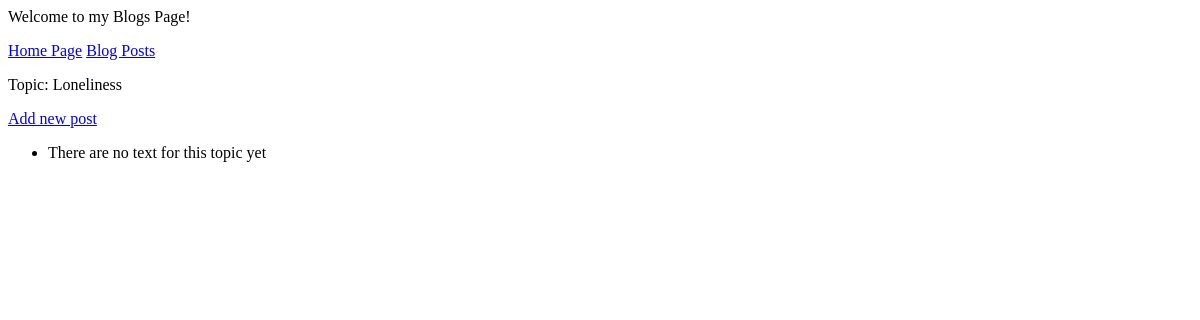
Before: /topics/2/ with the older database file.
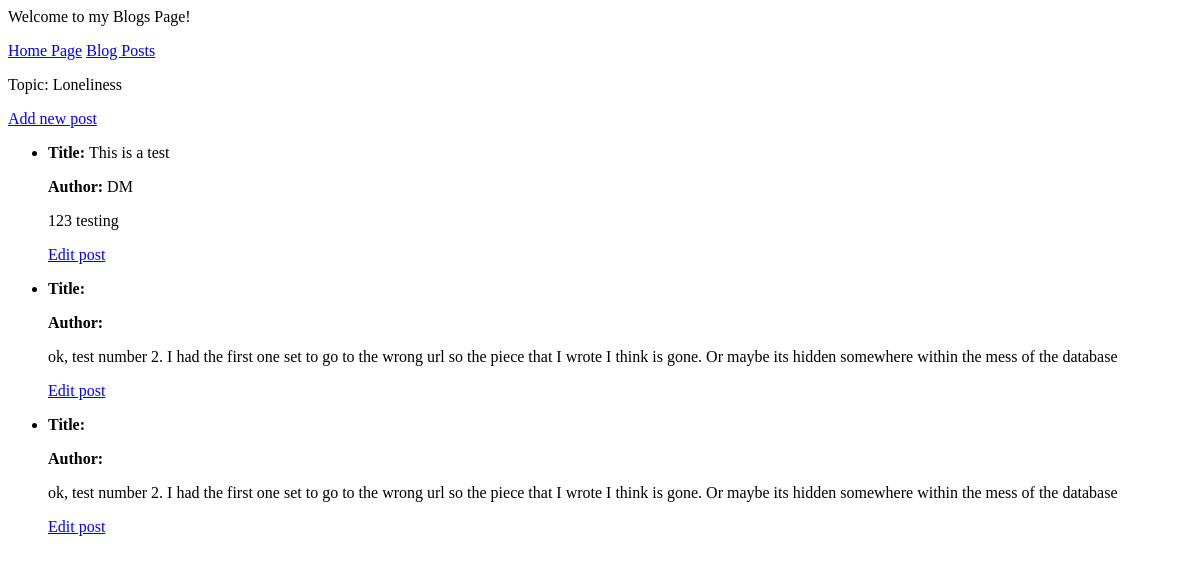
After: the same page with the newer database file.
### apps/blogs/models.py (models this page shows, shortened)
class Post(models.Model):
    topic = models.ForeignKey(Topic, on_delete=models.CASCADE)
    title = models.CharField(max_length=50)
    author = models.CharField(max_length=30)
    text = models.TextField()
    date_added = models.DateTimeField(auto_now_add=True)
    class Meta:
        verbose_name_plural = 'posts'

### apps/blogs/views.py (the view)
# urls.py: path('topics/<int:topic_id>/', views.topic, name='topic'),
def topic(request, topic_id):
    topic = Topic.objects.get(id=topic_id)
    posts = topic.post_set.order_by('-date_added')
    context = {'topic': topic, 'posts': posts}
    return render(request, 'blogs/topic.html', context)

### apps/blogs/models.py (called while the page is built)
    def __str__(self):
        return self.text

### apps/blogs/templates/blogs/topic.html
{% extends 'blogs/base.html' %}
{% block content %}
    <p>Topic: {{ topic }}</p>
    <p>
        <a href="{% url 'blogs:new_post' topic.id %}">Add new post</a>
    </p>
    <ul>
    {% for post in posts %}
        <li>
            <p><strong>Title: </strong>{{ post.title }}</p>
            <p><strong>Author: </strong>{{ post.author }}</p>
            <p>{{ post.text|truncatewords:50|linebreaks }}</p>
            <p>
                <a href="{% url 'blogs:edit_post' post.id %}">Edit post</a>
            </p>
        </li>
    {% empty %}
        <li>There are no text for this topic yet</li>
    {% endfor %}
    </ul>
{% endblock content %}

Changed rows visible on the page:
added Post: title "This is a test", author "DM", text "123 testing"
added Post: text "ok, test number 2. I had the first one set to go to the wrong url so the piece that I wrote I think is gone. Or maybe its hidden somewhere within the mess of the database"
added Post: text "ok, test number 2. I had the first one set to go to the wrong url so the piece that I wrote I think is gone. Or maybe its hidden somewhere within the mess of the database"
Other visible differences:
text no longer shown: "There are no text for this topic yet"
